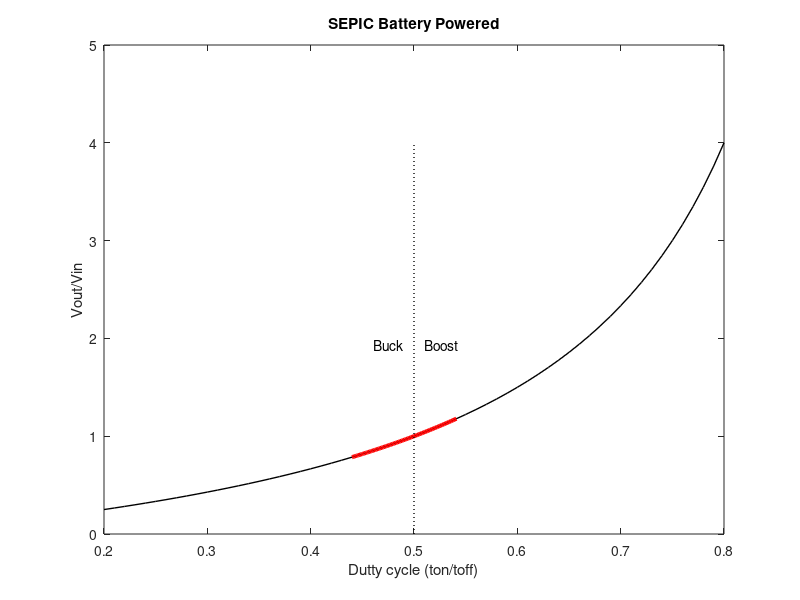

Reproduce this figure in MATLAB.
clear;

%SEPIC converter
%=========================================
%SEPIC voltage out
Vout_v = 3.3;

%SEPIC voltage in range
bat_min_v = 2.8;
bat_max_v = 4.2;
bat_range_v = [bat_min_v:0.02:bat_max_v];

full_dutty_range = [0.2:0.01:0.8];

%SEPIC full duty cycle range
full_k = full_dutty_range ./ (1 - full_dutty_range);
%SEPIC battery powered duty cycle range
battery_k = Vout_v ./ bat_range_v;
battery_dutty_range = battery_k ./ (1 + battery_k);

plot(full_dutty_range, full_k, 'k', "linewidth", 1)
xlabel("Dutty cycle (ton/toff)");
ylabel("Vout/Vin");
title("SEPIC Battery Powered");
hold on
plot(battery_dutty_range, battery_k, 'r', "linewidth", 3);
plot([0.5 0.5], [0 max(full_k)], 'k', "linestyle", ':', "linewidth", 1);
text(0.49, 2, "Buck", "horizontalalignment", "right", "verticalalignment", "top");
text(0.51, 2, "Boost", "horizontalalignment", "left", "verticalalignment", "top");
hold off
